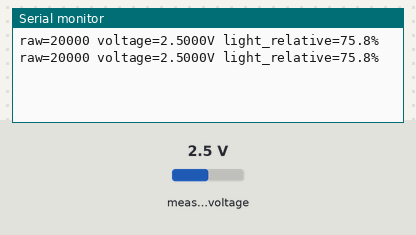
The sketch below on a simulated ESP32. On the bench: the last lines printed to the serial monitor. The test bench sets the inputs (shaded band); at power-on: measured voltage 2.5 V.

Above: at 2.2 s.
2.3 s: measured voltage set to 0.1 V
At 3.6 s:
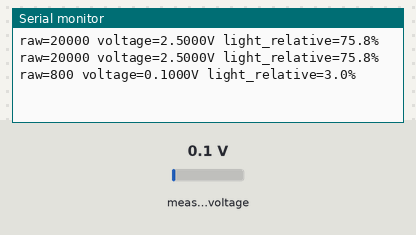
3.8 s: measured voltage set to 1.2 V
At 4.9 s:
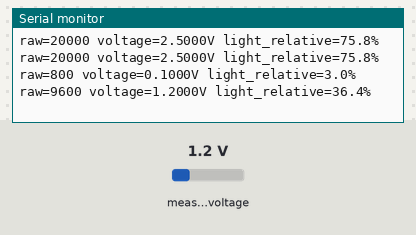
Timing chart, 0 to 6.8 s (numbered marks = the images above; inputs shaded):
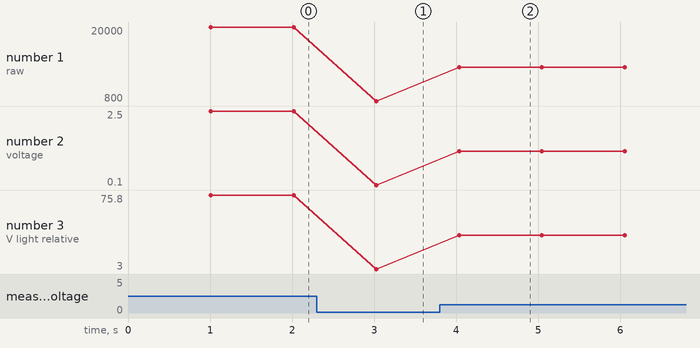

Measured:
- after the input at 2.3 s, the serial monitor: prints a new line after 0.73 s (image 1)
- after the input at 3.8 s, the serial monitor: prints a new line after 0.23 s (image 2)
- plotted number 1: 20000 → 800 after the input at 2.3 s, 800 → 9600 after the input at 3.8 s
- plotted number 2: 2.5 → 0.1 after the input at 2.3 s, 0.1 → 1.2 after the input at 3.8 s
- plotted number 3: 75.8 → 3 after the input at 2.3 s, 3 → 36.4 after the input at 3.8 s

The sketch:

PT550_Analog_Serial.ino
```cpp
#include <Wire.h>
#include <Adafruit_ADS1X15.h>
Adafruit_ADS1115 ads;
void setup(){ Serial.begin(115200); delay(1000); Wire.begin(8,9); if(!ads.begin(0x48,&Wire)){while(true){Serial.println("ADS1115 missing");delay(1000);}} ads.setGain(GAIN_ONE); }
void loop(){ int16_t raw=ads.readADC_SingleEnded(3); float v=ads.computeVolts(raw); float rel=constrain(v/3.3f*100.0f,0.0f,100.0f); Serial.printf("raw=%d voltage=%.4fV light_relative=%.1f%%\n",raw,v,rel); delay(1000); }
```
